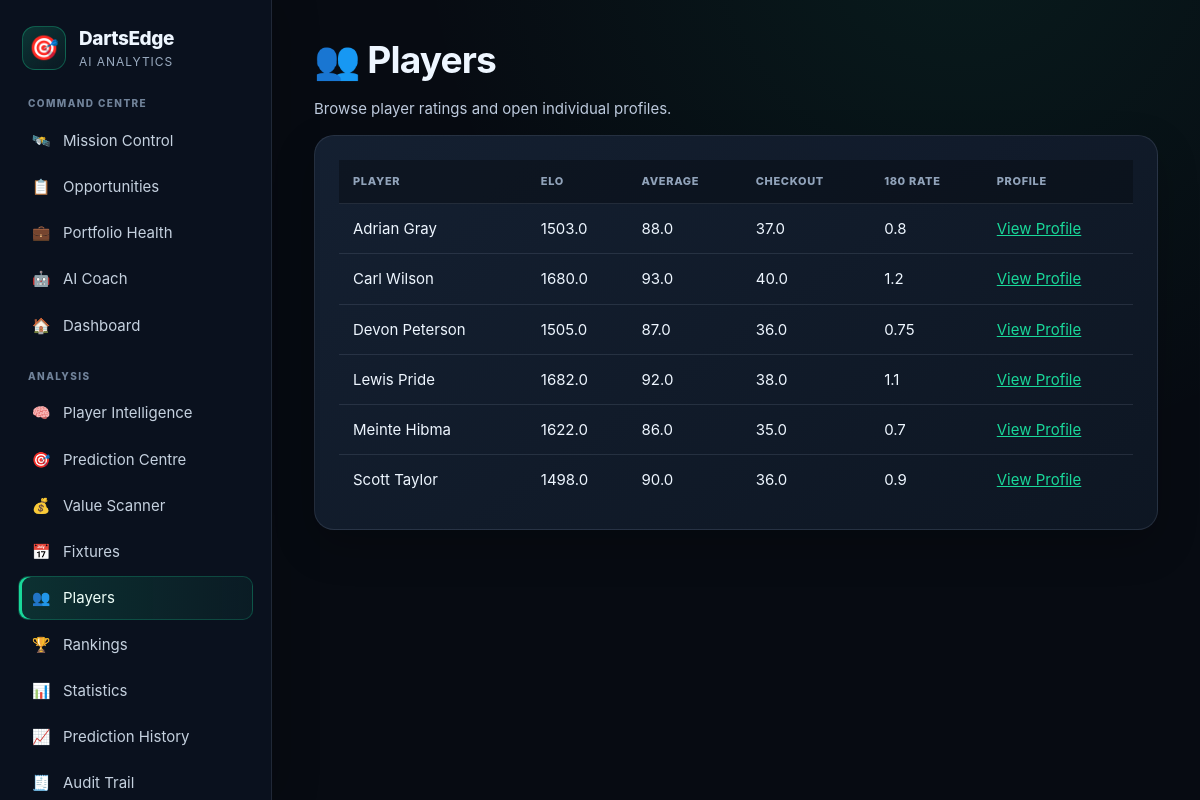
The page /players on the database its author committed.
### app/models/player.py (models this page shows)
class Player(Base):
    __tablename__ = "players"
    id = Column(Integer, primary_key=True, index=True)
    name = Column(String, unique=True, index=True)
    elo = Column(Float)
    average = Column(Float)
    checkout = Column(Float)
    one80_rate = Column(Float)

### app/routes/players.py (the view)
@router.get("/players")
def players_page(request: Request):
    db = SessionLocal()
    try:
        players = (
            db.query(Player)
            .order_by(Player.name.asc())
            .all()
        )
        return templates.TemplateResponse(
            "players.html",
            {
                "request": request,
                "players": players,
            },
        )
    finally:
        db.close()

### app/templates/players.html
{% extends "base.html" %}
{% block content %}
<div class="page-header">
    <div>
        <h1>👥 Players</h1>
        <p class="page-subtitle">
            Browse player ratings and open individual profiles.
        </p>
    </div>
</div>
<div class="card">
    {% if players %}
    <div class="table-wrapper">
        <table>
            <thead>
                <tr>
                    <th>Player</th>
                    <th>Elo</th>
                    <th>Average</th>
                    <th>Checkout</th>
                    <th>180 Rate</th>
                    <th>Profile</th>
                </tr>
            </thead>
            <tbody>
                {% for player in players %}
                <tr>
                    <td>{{ player.name | display_name }}</td>
                    <td>{{ player.elo }}</td>
                    <td>{{ player.average }}</td>
                    <td>{{ player.checkout }}</td>
                    <td>{{ player.one80_rate }}</td>
                    <td>
                        <a href="/player-profile/{{ player.name }}">
                            View Profile
                        </a>
                    </td>
                </tr>
                {% endfor %}
            </tbody>
        </table>
    </div>
    {% else %}
    <p>No players found.</p>
    {% endif %}
</div>
{% endblock %}

### app/static/css/styles.css (style rules this page uses)
:root { --bg: #070b12; --bg-elevated: #0b1220; --surface: #101927; --surface-2: #152133; --surface-3: #1a293d; --border: #26374d; --border-soft: rgba(148, 163, 184, .16); --text: #eef6ff; --muted: #9aabc0; --accent: #19d99a; --accent-strong: #00b978; --accent-soft: rgba(25, 217, 154, .12); --info: #67b7ff; --warning: #ffc857; --danger: #ff6b7a; --success: #35dc91; --radius-sm: 9px; --radius: 14px; --radius-lg: 20px; --shadow: 0 16px 40px rgba(0, 0, 0, .22); --sidebar-width: 272px; }
* { box-sizing: border-box; }
html { color-scheme: dark; }
body { margin: 0; min-width: 320px; background: radial-gradient(circle at 80% -10%, rgba(25,217,154,.08), transparent 34rem), var(--bg); color: var(--text); font-family: Inter, ui-sans-serif, -apple-system, BlinkMacSystemFont, "Segoe UI", Arial, sans-serif; font-size: 15px; line-height: 1.55; }
a { color: var(--accent); }
h1, h2, h3 { margin-top: 0; color: var(--text); line-height: 1.18; letter-spacing: -.025em; }
h1 { margin-bottom: 10px; font-size: clamp(31px, 3.1vw, 46px); }
p { color: #bdcadd; }
.card { margin-bottom: 24px; padding: 24px; border: 1px solid var(--border-soft); border-radius: var(--radius-lg); background: linear-gradient(145deg, rgba(21,33,51,.96), rgba(14,23,36,.96)); box-shadow: var(--shadow); }
table { width: 100%; border-collapse: collapse; }
th, td { padding: 13px 14px; border-bottom: 1px solid var(--border-soft); text-align: left; vertical-align: middle; }
th { color: #91a3ba; background: rgba(7,11,18,.48); font-size: 11px; font-weight: 800; letter-spacing: .06em; text-transform: uppercase; }
tbody tr:last-child td { border-bottom: 0; }

### rows shown on the page
Player: name|display_name "Adrian Gray", elo "1503.0", average "88.0", checkout "37.0", one80_rate "0.8"
Player: name|display_name "Carl Wilson", elo "1680.0", average "93.0", checkout "40.0", one80_rate "1.2"
Player: name|display_name "Devon Peterson", elo "1505.0", average "87.0", checkout "36.0", one80_rate "0.75"
Player: name|display_name "Lewis Pride", elo "1682.0", average "92.0", checkout "38.0", one80_rate "1.1"
Player: name|display_name "Meinte Hibma", elo "1622.0", average "86.0", checkout "35.0", one80_rate "0.7"
Player: name|display_name "Scott Taylor", elo "1498.0", average "90.0", checkout "36.0", one80_rate "0.9"
